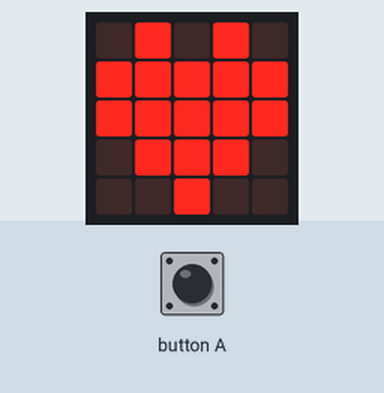
Simulated run of this program. Board: BBC micro:bit (MakeCode). Parts: the board's 5×5 LED display. The test bench sets the inputs (shaded band).

Above: at 1.8 s.
1.9 s: button A pressed for 0.15 s
At 3.1 s:
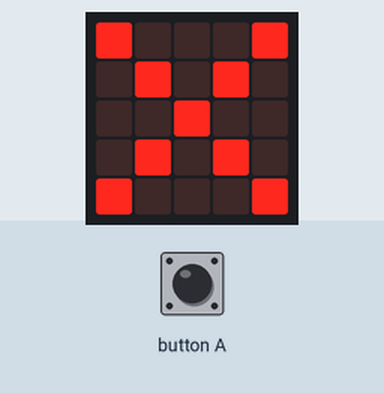
3.5 s: button A pressed for 0.15 s
At 4.3 s:
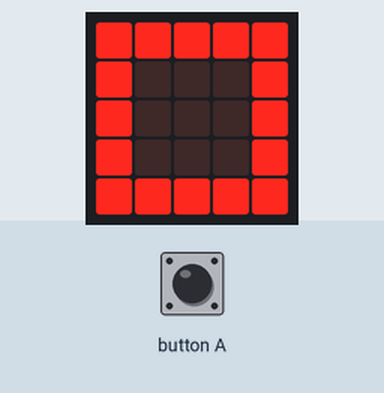
Timing chart, 0 to 6.5 s (numbered marks = the images above; inputs shaded):
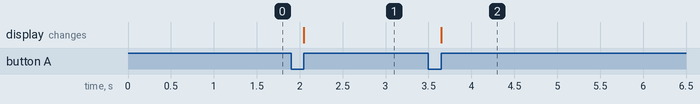

Measured:
- after the input at 1.9 s, the display: changes after 0.15 s (image 1)
- after the input at 3.5 s, the display: changes after 0.15 s (image 2)

The program:

1-3.py
```python
count = 0
basic.show_icon(IconNames.HEART)

def button_a():
    global count
    count+=1

    if count > 2:
        count = 0

    if count == 0:
        basic.show_icon(IconNames.HEART)
    elif count == 1:
        basic.show_icon(IconNames.NO)
    elif count == 2:
        basic.show_icon(IconNames.SQUARE)

input.on_button_pressed(Button.A, button_a)
```
